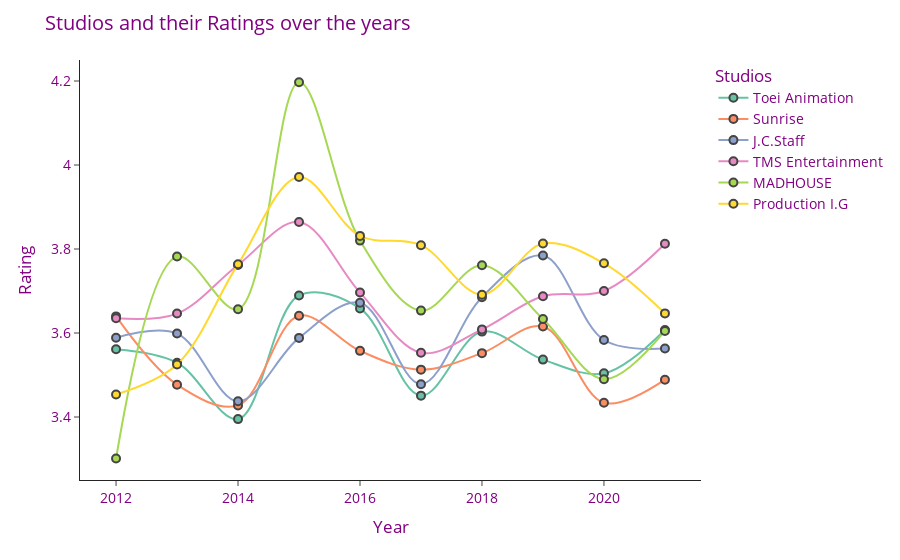

Here is the notebook cell this chart was saved with:
### Markdown cell above
<h2 style = "font-size: 40px; color:purple; font-family:times new roman; font-style: italic">Studios which produced most number of Animes</h2>

### Code cell
toei = general[(general["Studio"] == "Toei Animation") & ((general.Release_year <= 2021) & (general.Release_year >= 2012))].sort_values(by = "Release_year", ascending = False)
sunrise = general[(general["Studio"] == "Sunrise") & ((general.Release_year <= 2021) & (general.Release_year >= 2012))].sort_values(by = "Release_year", ascending = False)
jc = general[(general["Studio"] == "J.C.Staff") & ((general.Release_year <= 2021) & (general.Release_year >= 2012))].sort_values(by = "Release_year", ascending = False)
tms = general[(general["Studio"] == "TMS Entertainment") & ((general.Release_year <= 2021) & (general.Release_year >= 2012))].sort_values(by = "Release_year", ascending = False)
madhouse = general[(general["Studio"] == "MADHOUSE") & ((general.Release_year <= 2021) & (general.Release_year >= 2012))].sort_values(by = "Release_year", ascending = False)
ig = general[(general["Studio"] == "Production I.G") & ((general.Release_year <= 2021) & (general.Release_year >= 2012))].sort_values(by = "Release_year", ascending = False)

t_yearly_ratings = []
s_yearly_ratings = []
jc_yearly_ratings = []
tms_yearly_ratings = []
m_yearly_ratings = []
ig_yearly_ratings = []

for i in range(2012, 2022) :
    t_yearly_ratings.append(toei[toei.Release_year == i]["Rating"].mean())
    s_yearly_ratings.append(sunrise[sunrise.Release_year == i]["Rating"].mean())
    jc_yearly_ratings.append(jc[jc.Release_year == i]["Rating"].mean())
    tms_yearly_ratings.append(tms[tms.Release_year == i]["Rating"].mean())
    m_yearly_ratings.append(madhouse[madhouse.Release_year == i]["Rating"].mean())
    ig_yearly_ratings.append(ig[ig.Release_year == i]["Rating"].mean())

fig = px.line(toei,
                x = [i for i in range(2012, 2022)], 
                y = [t_yearly_ratings, 
                        s_yearly_ratings,
                        jc_yearly_ratings, 
                        tms_yearly_ratings,
                        m_yearly_ratings,
                        ig_yearly_ratings
                    ],
                labels={"variable": "Studios",
                     },
                markers=True,
                line_shape='spline',
                color_discrete_sequence=palette,
)

# fig.update_traces(hovertemplate ='%{x}' + " : " + "%{y}", selector=dict(type="line"))

# fig.update_layout(yaxis_range = [min(l) - 0.1, max(l)])

fig.update_layout(
    title = "Studios and their Ratings over the years",
    yaxis_title = "Rating",
    xaxis_title = "Year",
    yaxis_range = [3.25, 4.25],
    hoverlabel=dict(
        bgcolor="lavender",
        font_size=14
    ),
    font=dict(
        color = "purple",
        size = 14
    ),
)

fig.update_traces(
                  selector=dict(type='scatter'),
                  marker=dict(size=8,
                              line=dict(width=2)
                             )
)

#fig.update_layout(updatemenus=[yanchor = ["hvh", "jbjb"]])

newnames = {'wide_variable_0': 'Toei Animation',
            'wide_variable_1': 'Sunrise',
            'wide_variable_2': 'J.C.Staff',
            'wide_variable_3': 'TMS Entertainment',
            'wide_variable_4': 'MADHOUSE',
            'wide_variable_5': 'Production I.G'
}

fig.for_each_trace(lambda t: t.update(name = newnames[t.name],
                                      legendgroup = newnames[t.name],
                                      hovertemplate = t.hovertemplate.replace(t.name, newnames[t.name])
                                     )
                  )

fig.update_yaxes(type="linear")

fig.show()

### Figure 1 — Plotly figure (JSON) as saved in the notebook; plotly's stock layout.template omitted (floating-point values rounded to 4 significant figures)
{"data": [{"hovertemplate": "Studios=Toei Animation<br>x=%{x}<br>value=%{y}<extra></extra>", "legendgroup": "Toei Animation", "line": {"color": "rgb(102,194,165)", "dash": "solid", "shape": "spline"}, "marker": {"line": {"width": 2}, "size": 8, "symbol": "circle"}, "mode": "lines+markers", "name": "Toei Animation", "orientation": "v", "showlegend": true, "type": "scatter", "x": [2012, 2013, 2014, 2015, 2016, 2017, 2018, 2019, 2020, 2021], "xaxis": "x", "y": [3.561, 3.529, 3.395, 3.689, 3.658, 3.451, 3.603, 3.537, 3.504, 3.607], "yaxis": "y"}, {"hovertemplate": "Studios=Sunrise<br>x=%{x}<br>value=%{y}<extra></extra>", "legendgroup": "Sunrise", "line": {"color": "rgb(252,141,98)", "dash": "solid", "shape": "spline"}, "marker": {"line": {"width": 2}, "size": 8, "symbol": "circle"}, "mode": "lines+markers", "name": "Sunrise", "orientation": "v", "showlegend": true, "type": "scatter", "x": [2012, 2013, 2014, 2015, 2016, 2017, 2018, 2019, 2020, 2021], "xaxis": "x", "y": [3.64, 3.477, 3.428, 3.641, 3.557, 3.513, 3.552, 3.616, 3.434, 3.489], "yaxis": "y"}, {"hovertemplate": "Studios=J.C.Staff<br>x=%{x}<br>value=%{y}<extra></extra>", "legendgroup": "J.C.Staff", "line": {"color": "rgb(141,160,203)", "dash": "solid", "shape": "spline"}, "marker": {"line": {"width": 2}, "size": 8, "symbol": "circle"}, "mode": "lines+markers", "name": "J.C.Staff", "orientation": "v", "showlegend": true, "type": "scatter", "x": [2012, 2013, 2014, 2015, 2016, 2017, 2018, 2019, 2020, 2021], "xaxis": "x", "y": [3.589, 3.599, 3.437, 3.588, 3.672, 3.478, 3.685, 3.784, 3.583, 3.563], "yaxis": "y"}, {"hovertemplate": "Studios=TMS Entertainment<br>x=%{x}<br>value=%{y}<extra></extra>", "legendgroup": "TMS Entertainment", "line": {"color": "rgb(231,138,195)", "dash": "solid", "shape": "spline"}, "marker": {"line": {"width": 2}, "size": 8, "symbol": "circle"}, "mode": "lines+markers", "name": "TMS Entertainment", "orientation": "v", "showlegend": true, "type": "scatter", "x": [2012, 2013, 2014, 2015, 2016, 2017, 2018, 2019, 2020, 2021], "xaxis": "x", "y": [3.635, 3.646, 3.762, 3.864, 3.696, 3.553, 3.609, 3.688, 3.7, 3.812], "yaxis": "y"}, {"hovertemplate": "Studios=MADHOUSE<br>x=%{x}<br>value=%{y}<extra></extra>", "legendgroup": "MADHOUSE", "line": {"color": "rgb(166,216,84)", "dash": "solid", "shape": "spline"}, "marker": {"line": {"width": 2}, "size": 8, "symbol": "circle"}, "mode": "lines+markers", "name": "MADHOUSE", "orientation": "v", "showlegend": true, "type": "scatter", "x": [2012, 2013, 2014, 2015, 2016, 2017, 2018, 2019, 2020, 2021], "xaxis": "x", "y": [3.301, 3.782, 3.657, 4.197, 3.82, 3.653, 3.761, 3.633, 3.49, 3.605], "yaxis": "y"}, {"hovertemplate": "Studios=Production I.G<br>x=%{x}<br>value=%{y}<extra></extra>", "legendgroup": "Production I.G", "line": {"color": "rgb(255,217,47)", "dash": "solid", "shape": "spline"}, "marker": {"line": {"width": 2}, "size": 8, "symbol": "circle"}, "mode": "lines+markers", "name": "Production I.G", "orientation": "v", "showlegend": true, "type": "scatter", "x": [2012, 2013, 2014, 2015, 2016, 2017, 2018, 2019, 2020, 2021], "xaxis": "x", "y": [3.454, 3.525, 3.764, 3.972, 3.831, 3.809, 3.691, 3.813, 3.766, 3.647], "yaxis": "y"}], "layout": {"font": {"color": "purple", "size": 14}, "hoverlabel": {"bgcolor": "lavender", "font": {"size": 14}}, "legend": {"title": {"text": "Studios"}, "tracegroupgap": 0}, "margin": {"t": 60}, "title": {"text": "Studios and their Ratings over the years"}, "xaxis": {"anchor": "y", "domain": [0, 1], "title": {"text": "Year"}}, "yaxis": {"anchor": "x", "domain": [0, 1], "range": [3.25, 4.25], "title": {"text": "Rating"}, "type": "linear"}}}
